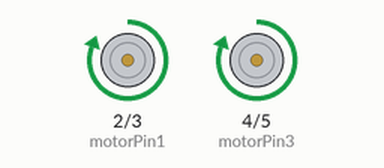
This sketch was run on a simulated Arduino Uno, built with avr-gcc and run on an emulated ATmega328P. Parts: motor-driver pin pairs drawn as motors (green arrow = first pin HIGH = forward, orange = second pin HIGH = backward, longer = more drive).

Above: at 1.0 s.
At 5.7 s:
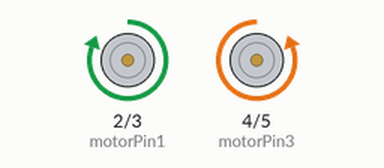
At 10.7 s:
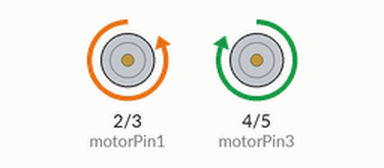
Timing chart, 0 to 11.1 s (numbered marks = the images above):
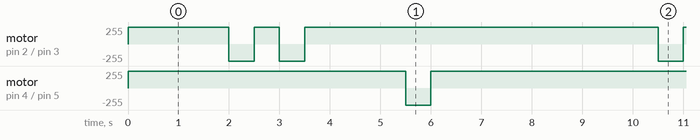

Measured:
- by itself, motor on pin 4 (motorPin3) / pin 5 (motorPin4): repeats every 8.5 s: backward 255/255 0.50 s, forward 255/255 8.0 s
- by itself, motor on pin 2 (motorPin1) / pin 3 (motorPin2): repeats every 8.5 s: backward 255/255 0.50 s, forward 255/255 0.50 s, backward 255/255 0.50 s, forward 255/255 7.0 s

The sketch:

Wall_e_test_1.ino
```cpp
#include <Arduino.h>

// motor pin defs
const int motorPin1 = 2;
const int motorPin2 = 3;
const int motorPin3 = 4;
const int motorPin4 = 5;

// delay times
const int forwardTime = 2000;
const int turnTime = 500;

void setup() {
  // outputs
  pinMode(motorPin1, OUTPUT);
  pinMode(motorPin2, OUTPUT);
  pinMode(motorPin3, OUTPUT);
  pinMode(motorPin4, OUTPUT);
}

void loop() {
  // forward for 2 seconds
  digitalWrite(motorPin1, HIGH);
  digitalWrite(motorPin2, LOW);
  digitalWrite(motorPin3, HIGH);
  digitalWrite(motorPin4, LOW);
  delay(forwardTime);

  // right 90 degrees
  digitalWrite(motorPin1, LOW);
  digitalWrite(motorPin2, HIGH);
  digitalWrite(motorPin3, HIGH);
  digitalWrite(motorPin4, LOW);
  delay(turnTime);

  // Move for .5 seconds
  digitalWrite(motorPin1, HIGH);
  digitalWrite(motorPin2, LOW);
  digitalWrite(motorPin3, HIGH);
  digitalWrite(motorPin4, LOW);
  delay(turnTime);

  // Turn right 90 degrees
  digitalWrite(motorPin1, LOW);
  digitalWrite(motorPin2, HIGH);
  digitalWrite(motorPin3, HIGH);
  digitalWrite(motorPin4, LOW);
  delay(turnTime);

  // Move for 2 seconds
  digitalWrite(motorPin1, HIGH);
  digitalWrite(motorPin2, LOW);
  digitalWrite(motorPin3, HIGH);
  digitalWrite(motorPin4, LOW);
  delay(forwardTime);

  // Turn left 90 degrees
  digitalWrite(motorPin1, HIGH);
  digitalWrite(motorPin2, LOW);
  digitalWrite(motorPin3, LOW);
  digitalWrite(motorPin4, HIGH);
  delay(turnTime);

  // Move for .5 seconds
  digitalWrite(motorPin1, HIGH);
  digitalWrite(motorPin2, LOW);
  digitalWrite(motorPin3, HIGH);
  digitalWrite(motorPin4, LOW);
  delay(turnTime);

  // Move forward for 2 seconds
  digitalWrite(motorPin1, HIGH);
  digitalWrite(motorPin2, LOW);
  digitalWrite(motorPin3, HIGH);
  digitalWrite(motorPin4, LOW);
  delay(forwardTime);

  // Stop the motors
  digitalWrite(motorPin1, LOW);
  digitalWrite(motorPin2, LOW);
  digitalWrite(motorPin3, LOW);
  digitalWrite(motorPin4, LOW);
}
```
